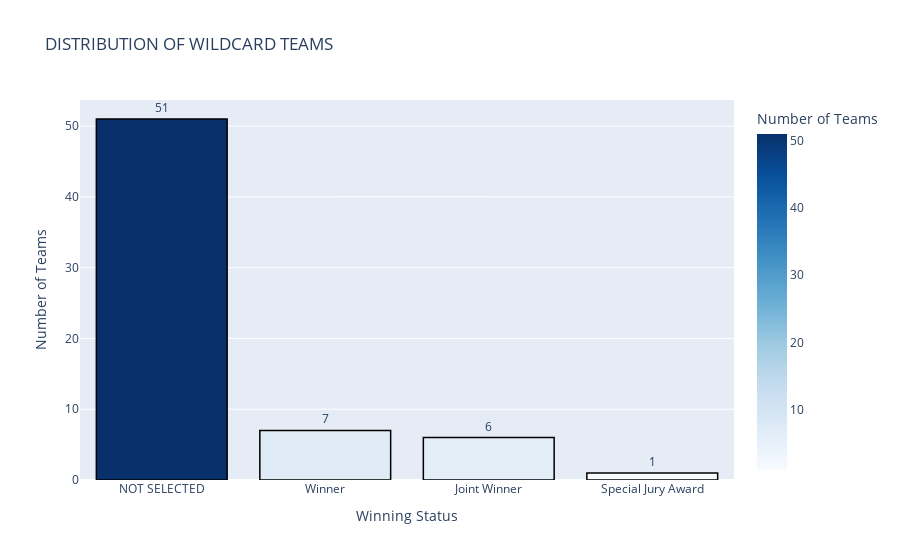

The code cell stored with this chart in its notebook:
### Code cell
df=merged_data[merged_data['Status'] == 'WILDCARD']
df.value_counts().values
no_win_teams = df['WINNING STATUS'].value_counts().reset_index()
no_win_teams.columns = ['Winning Status', 'Count']
print("Total No. Of wildcard teams:",len(df))
print(no_win_teams)
fig = px.bar(
    no_win_teams, 
    x='Winning Status', 
    y='Count', 
    text='Count', 
    title='DISTRIBUTION OF WILDCARD TEAMS',
    labels={'Count': 'Number of Teams'},
    color='Count',  
    color_continuous_scale='Blues')
fig.update_traces(textposition='outside', marker_line_width=1.5, marker_line_color='black')
fig.show()

### Figure 1 — Plotly figure (JSON) as saved in the notebook; plotly's stock layout.template omitted (floating-point values rounded to 4 significant figures)
{"data": [{"alignmentgroup": "True", "hovertemplate": "Winning Status=%{x}<br>Number of Teams=%{marker.color}<extra></extra>", "legendgroup": "", "marker": {"color": [51, 7, 6, 1], "coloraxis": "coloraxis", "line": {"color": "black", "width": 1.5}, "pattern": {"shape": ""}}, "name": "", "offsetgroup": "", "orientation": "v", "showlegend": false, "text": [51, 7, 6, 1], "textposition": "outside", "type": "bar", "x": ["NOT SELECTED", "Winner", "Joint Winner", "Special Jury Award"], "xaxis": "x", "y": [51, 7, 6, 1], "yaxis": "y"}], "layout": {"barmode": "relative", "coloraxis": {"colorbar": {"title": {"text": "Number of Teams"}}, "colorscale": [[0, "rgb(247,251,255)"], [0.125, "rgb(222,235,247)"], [0.25, "rgb(198,219,239)"], [0.375, "rgb(158,202,225)"], [0.5, "rgb(107,174,214)"], [0.625, "rgb(66,146,198)"], [0.75, "rgb(33,113,181)"], [0.875, "rgb(8,81,156)"], [1, "rgb(8,48,107)"]]}, "legend": {"tracegroupgap": 0}, "title": {"text": "DISTRIBUTION OF WILDCARD TEAMS"}, "xaxis": {"anchor": "y", "domain": [0, 1], "title": {"text": "Winning Status"}}, "yaxis": {"anchor": "x", "domain": [0, 1], "title": {"text": "Number of Teams"}}}}
